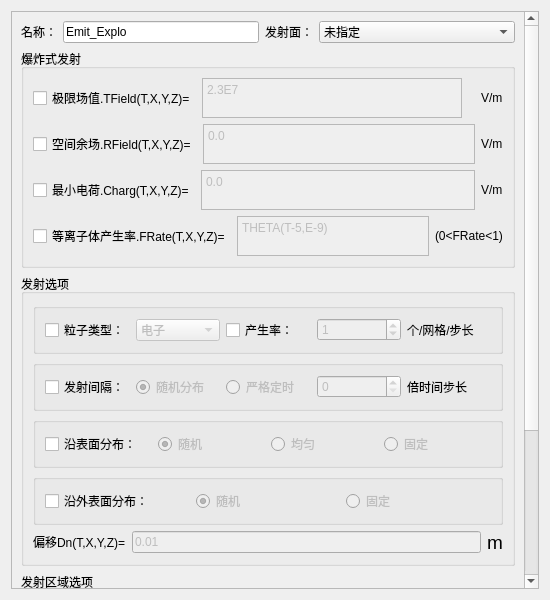
<?xml version="1.0" encoding="UTF-8"?>
<ui version="4.0">
 <class>Dialog_EmeDlg</class>
 <widget class="QDialog" name="Dialog_EmeDlg">
  <property name="windowModality">
   <enum>Qt::ApplicationModal</enum>
  </property>
  <property name="geometry">
   <rect>
    <x>0</x>
    <y>0</y>
    <width>550</width>
    <height>600</height>
   </rect>
  </property>
  <property name="minimumSize">
   <size>
    <width>0</width>
    <height>0</height>
   </size>
  </property>
  <property name="maximumSize">
   <size>
    <width>39200</width>
    <height>64200</height>
   </size>
  </property>
  <property name="windowTitle">
   <string>爆炸式发射</string>
  </property>
  <layout class="QGridLayout" name="gridLayout_10">
   <item row="0" column="0">
    <widget class="QScrollArea" name="scrollArea">
     <property name="widgetResizable">
      <bool>true</bool>
     </property>
     <widget class="QWidget" name="scrollAreaWidgetContents">
      <property name="geometry">
       <rect>
        <x>0</x>
        <y>0</y>
        <width>513</width>
        <height>801</height>
       </rect>
      </property>
      <layout class="QGridLayout" name="gridLayout_9">
       <item row="0" column="0">
        <layout class="QHBoxLayout" name="horizontalLayout_11">
         <item>
          <widget class="QLabel" name="Label_Name">
           <property name="sizePolicy">
            <sizepolicy hsizetype="Fixed" vsizetype="Preferred">
             <horstretch>0</horstretch>
             <verstretch>0</verstretch>
            </sizepolicy>
           </property>
           <property name="text">
            <string>名称：</string>
           </property>
          </widget>
         </item>
         <item>
          <widget class="QLineEdit" name="LineEdit_Name">
           <property name="sizePolicy">
            <sizepolicy hsizetype="Preferred" vsizetype="Fixed">
             <horstretch>0</horstretch>
             <verstretch>0</verstretch>
            </sizepolicy>
           </property>
           <property name="text">
            <string>Emit_Explo</string>
           </property>
          </widget>
         </item>
         <item>
          <widget class="QLabel" name="Label_Shadow">
           <property name="sizePolicy">
            <sizepolicy hsizetype="Fixed" vsizetype="Preferred">
             <horstretch>0</horstretch>
             <verstretch>0</verstretch>
            </sizepolicy>
           </property>
           <property name="text">
            <string>发射面：</string>
           </property>
          </widget>
         </item>
         <item>
          <widget class="StyledComboBox" name="ComboBox_Shadow">
           <property name="enabled">
            <bool>true</bool>
           </property>
           <property name="sizePolicy">
            <sizepolicy hsizetype="Preferred" vsizetype="Fixed">
             <horstretch>0</horstretch>
             <verstretch>0</verstretch>
            </sizepolicy>
           </property>
           <property name="maximumSize">
            <size>
             <width>12000000</width>
             <height>16777215</height>
            </size>
           </property>
           <property name="sizeIncrement">
            <size>
             <width>0</width>
             <height>0</height>
            </size>
           </property>
           <property name="editable">
            <bool>false</bool>
           </property>
           <item>
            <property name="text">
             <string>未指定</string>
            </property>
           </item>
          </widget>
         </item>
        </layout>
       </item>
       <item row="1" column="0">
        <spacer name="verticalSpacer">
         <property name="orientation">
          <enum>Qt::Vertical</enum>
         </property>
         <property name="sizeHint" stdset="0">
          <size>
           <width>20</width>
           <height>40</height>
          </size>
         </property>
        </spacer>
       </item>
       <item row="2" column="0">
        <widget class="QGroupBox" name="groupBox">
         <property name="title">
          <string>爆炸式发射</string>
         </property>
         <layout class="QGridLayout" name="gridLayout_2">
          <item row="2" column="0">
           <layout class="QHBoxLayout" name="horizontalLayout_7">
            <item>
             <widget class="QCheckBox" name="checkBox_RField">
              <property name="text">
               <string>空间余场.RField(T,X,Y,Z)=</string>
              </property>
             </widget>
            </item>
            <item>
             <widget class="QTextBrowser" name="textEdit_RField">
              <property name="enabled">
               <bool>false</bool>
              </property>
              <property name="maximumSize">
               <size>
                <width>16777215</width>
                <height>40</height>
               </size>
              </property>
              <property name="undoRedoEnabled">
               <bool>true</bool>
              </property>
              <property name="readOnly">
               <bool>false</bool>
              </property>
              <property name="html">
               <string>&lt;!DOCTYPE HTML PUBLIC &quot;-//W3C//DTD HTML 4.0//EN&quot; &quot;http://www.w3.org/TR/REC-html40/strict.dtd&quot;&gt;
&lt;html&gt;&lt;head&gt;&lt;meta name=&quot;qrichtext&quot; content=&quot;1&quot; /&gt;&lt;style type=&quot;text/css&quot;&gt;
p, li { white-space: pre-wrap; }
&lt;/style&gt;&lt;/head&gt;&lt;body style=&quot; font-family:'SimSun'; font-size:9pt; font-weight:400; font-style:normal;&quot;&gt;
&lt;p style=&quot; margin-top:0px; margin-bottom:0px; margin-left:0px; margin-right:0px; -qt-block-indent:0; text-indent:0px;&quot;&gt;0.0&lt;/p&gt;&lt;/body&gt;&lt;/html&gt;</string>
              </property>
             </widget>
            </item>
            <item>
             <widget class="QLabel" name="label_4">
              <property name="text">
               <string>&lt;html&gt;&lt;head/&gt;&lt;body&gt;&lt;p&gt;V/m&lt;/p&gt;&lt;/body&gt;&lt;/html&gt;</string>
              </property>
             </widget>
            </item>
           </layout>
          </item>
          <item row="0" column="0">
           <layout class="QHBoxLayout" name="horizontalLayout_6">
            <item>
             <widget class="QCheckBox" name="checkBox_TField">
              <property name="text">
               <string>极限场值.TField(T,X,Y,Z)=</string>
              </property>
             </widget>
            </item>
            <item>
             <widget class="QTextEdit" name="textEdit_TField">
              <property name="enabled">
               <bool>false</bool>
              </property>
              <property name="maximumSize">
               <size>
                <width>16777215</width>
                <height>40</height>
               </size>
              </property>
              <property name="html">
               <string>&lt;!DOCTYPE HTML PUBLIC &quot;-//W3C//DTD HTML 4.0//EN&quot; &quot;http://www.w3.org/TR/REC-html40/strict.dtd&quot;&gt;
&lt;html&gt;&lt;head&gt;&lt;meta name=&quot;qrichtext&quot; content=&quot;1&quot; /&gt;&lt;style type=&quot;text/css&quot;&gt;
p, li { white-space: pre-wrap; }
&lt;/style&gt;&lt;/head&gt;&lt;body style=&quot; font-family:'SimSun'; font-size:9pt; font-weight:400; font-style:normal;&quot;&gt;
&lt;p style=&quot; margin-top:0px; margin-bottom:0px; margin-left:0px; margin-right:0px; -qt-block-indent:0; text-indent:0px;&quot;&gt;2.3E7&lt;/p&gt;&lt;/body&gt;&lt;/html&gt;</string>
              </property>
             </widget>
            </item>
            <item>
             <widget class="QLabel" name="label">
              <property name="text">
               <string/>
              </property>
             </widget>
            </item>
            <item>
             <widget class="QLabel" name="label_2">
              <property name="text">
               <string>&lt;html&gt;&lt;head/&gt;&lt;body&gt;&lt;p&gt;V/m&lt;/p&gt;&lt;/body&gt;&lt;/html&gt;</string>
              </property>
             </widget>
            </item>
           </layout>
          </item>
          <item row="6" column="0">
           <layout class="QHBoxLayout" name="horizontalLayout_10">
            <item>
             <widget class="QCheckBox" name="checkBox_FRate">
              <property name="text">
               <string>等离子体产生率.FRate(T,X,Y,Z)=</string>
              </property>
             </widget>
            </item>
            <item>
             <widget class="QTextEdit" name="textEdit_FRate">
              <property name="enabled">
               <bool>false</bool>
              </property>
              <property name="maximumSize">
               <size>
                <width>16777215</width>
                <height>40</height>
               </size>
              </property>
              <property name="html">
               <string>&lt;!DOCTYPE HTML PUBLIC &quot;-//W3C//DTD HTML 4.0//EN&quot; &quot;http://www.w3.org/TR/REC-html40/strict.dtd&quot;&gt;
&lt;html&gt;&lt;head&gt;&lt;meta name=&quot;qrichtext&quot; content=&quot;1&quot; /&gt;&lt;style type=&quot;text/css&quot;&gt;
p, li { white-space: pre-wrap; }
&lt;/style&gt;&lt;/head&gt;&lt;body style=&quot; font-family:'SimSun'; font-size:9pt; font-weight:400; font-style:normal;&quot;&gt;
&lt;p style=&quot; margin-top:0px; margin-bottom:0px; margin-left:0px; margin-right:0px; -qt-block-indent:0; text-indent:0px;&quot;&gt;THETA(T-5,E-9)&lt;/p&gt;&lt;/body&gt;&lt;/html&gt;</string>
              </property>
             </widget>
            </item>
            <item>
             <widget class="QLabel" name="label_11">
              <property name="text">
               <string>&lt;html&gt;&lt;head/&gt;&lt;body&gt;&lt;p&gt;(0&amp;lt;FRate&amp;lt;1)&lt;/p&gt;&lt;/body&gt;&lt;/html&gt;</string>
              </property>
             </widget>
            </item>
           </layout>
          </item>
          <item row="4" column="0">
           <layout class="QHBoxLayout" name="horizontalLayout_9">
            <item>
             <widget class="QCheckBox" name="checkBox_Charg">
              <property name="text">
               <string>最小电荷.Charg(T,X,Y,Z)=</string>
              </property>
             </widget>
            </item>
            <item>
             <widget class="QTextEdit" name="textEdit_Charg">
              <property name="enabled">
               <bool>false</bool>
              </property>
              <property name="maximumSize">
               <size>
                <width>16777215</width>
                <height>40</height>
               </size>
              </property>
              <property name="html">
               <string>&lt;!DOCTYPE HTML PUBLIC &quot;-//W3C//DTD HTML 4.0//EN&quot; &quot;http://www.w3.org/TR/REC-html40/strict.dtd&quot;&gt;
&lt;html&gt;&lt;head&gt;&lt;meta name=&quot;qrichtext&quot; content=&quot;1&quot; /&gt;&lt;style type=&quot;text/css&quot;&gt;
p, li { white-space: pre-wrap; }
&lt;/style&gt;&lt;/head&gt;&lt;body style=&quot; font-family:'SimSun'; font-size:9pt; font-weight:400; font-style:normal;&quot;&gt;
&lt;p style=&quot; margin-top:0px; margin-bottom:0px; margin-left:0px; margin-right:0px; -qt-block-indent:0; text-indent:0px;&quot;&gt;0.0&lt;/p&gt;&lt;/body&gt;&lt;/html&gt;</string>
              </property>
             </widget>
            </item>
            <item>
             <widget class="QLabel" name="label_10">
              <property name="text">
               <string>&lt;html&gt;&lt;head/&gt;&lt;body&gt;&lt;p&gt;V/m&lt;/p&gt;&lt;/body&gt;&lt;/html&gt;</string>
              </property>
             </widget>
            </item>
           </layout>
          </item>
          <item row="3" column="0">
           <spacer name="verticalSpacer_3">
            <property name="orientation">
             <enum>Qt::Vertical</enum>
            </property>
            <property name="sizeHint" stdset="0">
             <size>
              <width>20</width>
              <height>40</height>
             </size>
            </property>
           </spacer>
          </item>
          <item row="5" column="0">
           <spacer name="verticalSpacer_4">
            <property name="orientation">
             <enum>Qt::Vertical</enum>
            </property>
            <property name="sizeHint" stdset="0">
             <size>
              <width>20</width>
              <height>40</height>
             </size>
            </property>
           </spacer>
          </item>
          <item row="1" column="0">
           <spacer name="verticalSpacer_2">
            <property name="orientation">
             <enum>Qt::Vertical</enum>
            </property>
            <property name="sizeHint" stdset="0">
             <size>
              <width>20</width>
              <height>40</height>
             </size>
            </property>
           </spacer>
          </item>
          <item row="7" column="0">
           <spacer name="verticalSpacer_5">
            <property name="orientation">
             <enum>Qt::Vertical</enum>
            </property>
            <property name="sizeHint" stdset="0">
             <size>
              <width>20</width>
              <height>40</height>
             </size>
            </property>
           </spacer>
          </item>
         </layout>
        </widget>
       </item>
       <item row="3" column="0">
        <widget class="QGroupBox" name="groupBox_2">
         <property name="title">
          <string>发射选项</string>
         </property>
         <layout class="QGridLayout" name="gridLayout_3">
          <item row="2" column="0">
           <layout class="QHBoxLayout" name="horizontalLayout_2">
            <item>
             <widget class="QGroupBox" name="groupBox_7">
              <property name="title">
               <string/>
              </property>
              <property name="flat">
               <bool>true</bool>
              </property>
              <layout class="QGridLayout" name="gridLayout_7">
               <item row="0" column="2">
                <widget class="QRadioButton" name="radioButton_strictTiming">
                 <property name="enabled">
                  <bool>false</bool>
                 </property>
                 <property name="text">
                  <string>严格定时</string>
                 </property>
                </widget>
               </item>
               <item row="0" column="3">
                <widget class="QSpinBox" name="spinBox_timesStep">
                 <property name="enabled">
                  <bool>false</bool>
                 </property>
                </widget>
               </item>
               <item row="0" column="1">
                <widget class="QRadioButton" name="radioButton_random">
                 <property name="enabled">
                  <bool>false</bool>
                 </property>
                 <property name="text">
                  <string>随机分布</string>
                 </property>
                 <property name="checked">
                  <bool>true</bool>
                 </property>
                </widget>
               </item>
               <item row="0" column="0">
                <widget class="QCheckBox" name="checkBox_transmittingInterval">
                 <property name="text">
                  <string>发射间隔：</string>
                 </property>
                </widget>
               </item>
               <item row="0" column="4">
                <widget class="QLabel" name="label_9">
                 <property name="text">
                  <string>倍时间步长</string>
                 </property>
                </widget>
               </item>
              </layout>
             </widget>
            </item>
           </layout>
          </item>
          <item row="8" column="0">
           <layout class="QHBoxLayout" name="horizontalLayout_5">
            <item>
             <widget class="QLabel" name="label_5">
              <property name="text">
               <string>&lt;html&gt;&lt;head/&gt;&lt;body&gt;&lt;p&gt;偏移Dn(T,X,Y,Z)=&lt;/p&gt;&lt;/body&gt;&lt;/html&gt;</string>
              </property>
             </widget>
            </item>
            <item>
             <widget class="QLineEdit" name="LineEdit_Dn">
              <property name="enabled">
               <bool>false</bool>
              </property>
              <property name="text">
               <string>0.01</string>
              </property>
             </widget>
            </item>
            <item>
             <widget class="QLabel" name="label_8">
              <property name="text">
               <string>&lt;html&gt;&lt;head/&gt;&lt;body&gt;&lt;p&gt;&lt;span style=&quot; font-size:14pt;&quot;&gt;m&lt;/span&gt;&lt;/p&gt;&lt;/body&gt;&lt;/html&gt;</string>
              </property>
             </widget>
            </item>
           </layout>
          </item>
          <item row="7" column="0">
           <spacer name="verticalSpacer_9">
            <property name="orientation">
             <enum>Qt::Vertical</enum>
            </property>
            <property name="sizeHint" stdset="0">
             <size>
              <width>20</width>
              <height>40</height>
             </size>
            </property>
           </spacer>
          </item>
          <item row="1" column="0">
           <spacer name="verticalSpacer_7">
            <property name="orientation">
             <enum>Qt::Vertical</enum>
            </property>
            <property name="sizeHint" stdset="0">
             <size>
              <width>20</width>
              <height>40</height>
             </size>
            </property>
           </spacer>
          </item>
          <item row="3" column="0">
           <spacer name="verticalSpacer_6">
            <property name="orientation">
             <enum>Qt::Vertical</enum>
            </property>
            <property name="sizeHint" stdset="0">
             <size>
              <width>20</width>
              <height>40</height>
             </size>
            </property>
           </spacer>
          </item>
          <item row="0" column="0">
           <layout class="QHBoxLayout" name="horizontalLayout_8">
            <item>
             <widget class="QGroupBox" name="groupBox_8">
              <property name="title">
               <string/>
              </property>
              <property name="flat">
               <bool>true</bool>
              </property>
              <layout class="QGridLayout" name="gridLayout_8">
               <item row="0" column="3">
                <widget class="QSpinBox" name="spinBox_generationRate">
                 <property name="enabled">
                  <bool>false</bool>
                 </property>
                 <property name="value">
                  <number>1</number>
                 </property>
                </widget>
               </item>
               <item row="0" column="1">
                <widget class="StyledComboBox" name="ComboBox_particleType">
                 <property name="enabled">
                  <bool>false</bool>
                 </property>
                 <item>
                  <property name="text">
                   <string>电子</string>
                  </property>
                 </item>
                 <item>
                  <property name="text">
                   <string>质子</string>
                  </property>
                 </item>
                </widget>
               </item>
               <item row="0" column="2">
                <widget class="QCheckBox" name="checkBox_generationRate">
                 <property name="text">
                  <string>产生率：</string>
                 </property>
                </widget>
               </item>
               <item row="0" column="0">
                <widget class="QCheckBox" name="checkBox_particleType">
                 <property name="text">
                  <string>粒子类型：</string>
                 </property>
                </widget>
               </item>
               <item row="0" column="4">
                <widget class="QLabel" name="label_7">
                 <property name="text">
                  <string>个/网格/步长</string>
                 </property>
                </widget>
               </item>
              </layout>
             </widget>
            </item>
           </layout>
          </item>
          <item row="5" column="0">
           <spacer name="verticalSpacer_8">
            <property name="orientation">
             <enum>Qt::Vertical</enum>
            </property>
            <property name="sizeHint" stdset="0">
             <size>
              <width>20</width>
              <height>40</height>
             </size>
            </property>
           </spacer>
          </item>
          <item row="6" column="0">
           <layout class="QHBoxLayout" name="horizontalLayout_4">
            <item>
             <widget class="QGroupBox" name="groupBox_5">
              <property name="title">
               <string/>
              </property>
              <property name="flat">
               <bool>true</bool>
              </property>
              <layout class="QGridLayout" name="gridLayout">
               <item row="0" column="1">
                <widget class="QRadioButton" name="radioButton_randommm">
                 <property name="enabled">
                  <bool>false</bool>
                 </property>
                 <property name="text">
                  <string>随机</string>
                 </property>
                 <property name="checked">
                  <bool>true</bool>
                 </property>
                </widget>
               </item>
               <item row="0" column="2">
                <widget class="QRadioButton" name="radioButton_alongOutsideFixed">
                 <property name="enabled">
                  <bool>false</bool>
                 </property>
                 <property name="text">
                  <string>固定</string>
                 </property>
                </widget>
               </item>
               <item row="0" column="0">
                <widget class="QCheckBox" name="checkBox_outSurface">
                 <property name="text">
                  <string>沿外表面分布：</string>
                 </property>
                </widget>
               </item>
              </layout>
             </widget>
            </item>
           </layout>
          </item>
          <item row="4" column="0">
           <layout class="QHBoxLayout" name="horizontalLayout_3">
            <item>
             <widget class="QGroupBox" name="groupBox_6">
              <property name="title">
               <string/>
              </property>
              <property name="flat">
               <bool>true</bool>
              </property>
              <layout class="QGridLayout" name="gridLayout_6">
               <item row="0" column="0">
                <widget class="QCheckBox" name="checkBox_surface">
                 <property name="text">
                  <string>沿表面分布：</string>
                 </property>
                </widget>
               </item>
               <item row="0" column="1">
                <widget class="QRadioButton" name="radioButton_randomm">
                 <property name="enabled">
                  <bool>false</bool>
                 </property>
                 <property name="text">
                  <string>随机</string>
                 </property>
                 <property name="checked">
                  <bool>true</bool>
                 </property>
                </widget>
               </item>
               <item row="0" column="2">
                <widget class="QRadioButton" name="radioButton_uniform">
                 <property name="enabled">
                  <bool>false</bool>
                 </property>
                 <property name="text">
                  <string>均匀</string>
                 </property>
                </widget>
               </item>
               <item row="0" column="3">
                <widget class="QRadioButton" name="radioButton_fixed">
                 <property name="enabled">
                  <bool>false</bool>
                 </property>
                 <property name="text">
                  <string>固定</string>
                 </property>
                </widget>
               </item>
              </layout>
             </widget>
            </item>
           </layout>
          </item>
         </layout>
        </widget>
       </item>
       <item row="4" column="0">
        <widget class="QGroupBox" name="groupBox_4">
         <property name="title">
          <string>发射区域选项</string>
         </property>
         <layout class="QGridLayout" name="gridLayout_4">
          <item row="1" column="0">
           <layout class="QHBoxLayout" name="horizontalLayout_16">
            <item>
             <widget class="QLabel" name="label_18">
              <property name="text">
               <string>&lt;html&gt;&lt;head/&gt;&lt;body&gt;&lt;p&gt;进一步限定发射区域，使不包括下列正交投影型区域&lt;/p&gt;&lt;/body&gt;&lt;/html&gt;</string>
              </property>
             </widget>
            </item>
           </layout>
          </item>
          <item row="3" column="0">
           <layout class="QHBoxLayout" name="horizontalLayout_17">
            <item>
             <widget class="QLabel" name="label_19">
              <property name="text">
               <string>区域1：</string>
              </property>
             </widget>
            </item>
            <item>
             <widget class="StyledComboBox" name="ComboBox_notInclued">
              <property name="sizePolicy">
               <sizepolicy hsizetype="Preferred" vsizetype="Fixed">
                <horstretch>0</horstretch>
                <verstretch>0</verstretch>
               </sizepolicy>
              </property>
              <property name="maximumSize">
               <size>
                <width>16777215</width>
                <height>16777215</height>
               </size>
              </property>
              <item>
               <property name="text">
                <string>不指定</string>
               </property>
              </item>
             </widget>
            </item>
            <item>
             <widget class="QLabel" name="label_20">
              <property name="sizePolicy">
               <sizepolicy hsizetype="Preferred" vsizetype="Preferred">
                <horstretch>0</horstretch>
                <verstretch>0</verstretch>
               </sizepolicy>
              </property>
              <property name="text">
               <string>区域2：</string>
              </property>
             </widget>
            </item>
            <item>
             <widget class="StyledComboBox" name="ComboBox_notIncludedd">
              <property name="sizePolicy">
               <sizepolicy hsizetype="Preferred" vsizetype="Fixed">
                <horstretch>0</horstretch>
                <verstretch>0</verstretch>
               </sizepolicy>
              </property>
              <item>
               <property name="text">
                <string>不指定</string>
               </property>
              </item>
             </widget>
            </item>
           </layout>
          </item>
          <item row="2" column="0">
           <spacer name="verticalSpacer_13">
            <property name="orientation">
             <enum>Qt::Vertical</enum>
            </property>
            <property name="sizeHint" stdset="0">
             <size>
              <width>20</width>
              <height>40</height>
             </size>
            </property>
           </spacer>
          </item>
          <item row="0" column="0">
           <spacer name="verticalSpacer_12">
            <property name="orientation">
             <enum>Qt::Vertical</enum>
            </property>
            <property name="sizeHint" stdset="0">
             <size>
              <width>20</width>
              <height>40</height>
             </size>
            </property>
           </spacer>
          </item>
          <item row="4" column="0">
           <spacer name="verticalSpacer_14">
            <property name="orientation">
             <enum>Qt::Vertical</enum>
            </property>
            <property name="sizeHint" stdset="0">
             <size>
              <width>20</width>
              <height>40</height>
             </size>
            </property>
           </spacer>
          </item>
         </layout>
        </widget>
       </item>
       <item row="5" column="0">
        <widget class="QGroupBox" name="groupBox_3">
         <property name="title">
          <string>发射区域选项</string>
         </property>
         <layout class="QGridLayout" name="gridLayout_5">
          <item row="3" column="0">
           <layout class="QHBoxLayout" name="horizontalLayout_15">
            <item>
             <widget class="QLabel" name="label_17">
              <property name="text">
               <string>区域1：</string>
              </property>
             </widget>
            </item>
            <item>
             <widget class="StyledComboBox" name="ComboBox_included">
              <property name="sizePolicy">
               <sizepolicy hsizetype="Preferred" vsizetype="Fixed">
                <horstretch>0</horstretch>
                <verstretch>0</verstretch>
               </sizepolicy>
              </property>
              <item>
               <property name="text">
                <string>不指定</string>
               </property>
              </item>
             </widget>
            </item>
            <item>
             <widget class="QLabel" name="label_15">
              <property name="sizePolicy">
               <sizepolicy hsizetype="Preferred" vsizetype="Preferred">
                <horstretch>0</horstretch>
                <verstretch>0</verstretch>
               </sizepolicy>
              </property>
              <property name="text">
               <string>区域2：</string>
              </property>
             </widget>
            </item>
            <item>
             <widget class="StyledComboBox" name="ComboBox_includedd">
              <property name="sizePolicy">
               <sizepolicy hsizetype="Preferred" vsizetype="Fixed">
                <horstretch>0</horstretch>
                <verstretch>0</verstretch>
               </sizepolicy>
              </property>
              <item>
               <property name="text">
                <string>不指定</string>
               </property>
              </item>
             </widget>
            </item>
           </layout>
          </item>
          <item row="1" column="0">
           <layout class="QHBoxLayout" name="horizontalLayout_14">
            <item>
             <widget class="QLabel" name="label_16">
              <property name="text">
               <string>&lt;html&gt;&lt;head/&gt;&lt;body&gt;&lt;p&gt;进一步限定发射区域，使包括下列正交投影型区域&lt;/p&gt;&lt;/body&gt;&lt;/html&gt;</string>
              </property>
             </widget>
            </item>
           </layout>
          </item>
          <item row="0" column="0">
           <spacer name="verticalSpacer_15">
            <property name="orientation">
             <enum>Qt::Vertical</enum>
            </property>
            <property name="sizeHint" stdset="0">
             <size>
              <width>20</width>
              <height>40</height>
             </size>
            </property>
           </spacer>
          </item>
          <item row="2" column="0">
           <spacer name="verticalSpacer_16">
            <property name="orientation">
             <enum>Qt::Vertical</enum>
            </property>
            <property name="sizeHint" stdset="0">
             <size>
              <width>20</width>
              <height>40</height>
             </size>
            </property>
           </spacer>
          </item>
          <item row="4" column="0">
           <spacer name="verticalSpacer_17">
            <property name="orientation">
             <enum>Qt::Vertical</enum>
            </property>
            <property name="sizeHint" stdset="0">
             <size>
              <width>20</width>
              <height>40</height>
             </size>
            </property>
           </spacer>
          </item>
         </layout>
        </widget>
       </item>
       <item row="6" column="0">
        <layout class="QHBoxLayout" name="horizontalLayout_18">
         <item>
          <widget class="QPushButton" name="pb_ok">
           <property name="text">
            <string>确定</string>
           </property>
          </widget>
         </item>
         <item>
          <widget class="QPushButton" name="pb_cancel">
           <property name="text">
            <string>取消</string>
           </property>
          </widget>
         </item>
        </layout>
       </item>
       <item row="7" column="0">
        <spacer name="verticalSpacer_18">
         <property name="orientation">
          <enum>Qt::Vertical</enum>
         </property>
         <property name="sizeHint" stdset="0">
          <size>
           <width>20</width>
           <height>40</height>
          </size>
         </property>
        </spacer>
       </item>
      </layout>
     </widget>
    </widget>
   </item>
  </layout>
 </widget>
 <customwidgets>
  <customwidget>
   <class>StyledComboBox</class>
   <extends>QComboBox</extends>
   <header>StyledComboBox.h</header>
  </customwidget>
 </customwidgets>
 <resources/>
 <connections/>
</ui>
